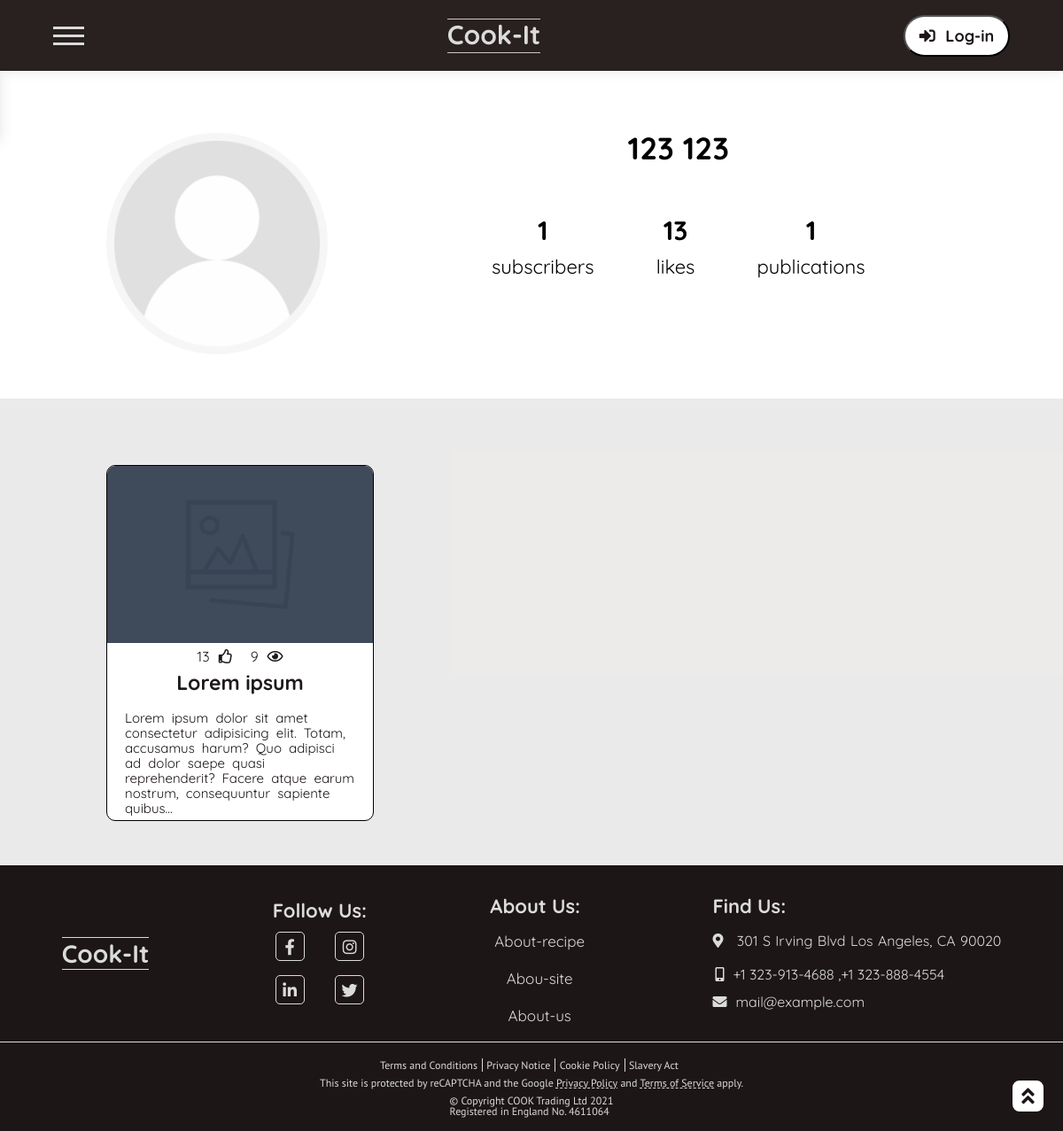
The app's page /users-profile.php?pid=18 with its own data.
### tables this page shows
CREATE TABLE `account` (
  `id` int(11) NOT NULL,
  `name` varchar(255) NOT NULL,
  `surname` varchar(255) NOT NULL,
  `email` varchar(255) NOT NULL,
  `phoneNumber` varchar(255) NOT NULL,
  `subscriber` int(11) NOT NULL,
  `password` varchar(500) NOT NULL
);

CREATE TABLE `post` (
  `id` int(11) NOT NULL,
  `title` varchar(255) NOT NULL,
  `description` text NOT NULL,
  `recipe` text NOT NULL,
  `views` int(11) NOT NULL,
  `likes` int(11) NOT NULL,
  `postNum` int(11) NOT NULL,
  `author_id` int(11) NOT NULL,
  `category_id` int(11) NOT NULL,
  `cover` text DEFAULT NULL
);

### users-profile.php (the view, shortened to what this page needs)
<!DOCTYPE html>
<html lang="en">
<head>
    <?php
        include "components/head.php"
    ?>
</head>
<body>
    <?php
        include "components/header.php"
    ?>
    <?php
        $pid = $_GET['pid'];
        $query = $db->query("SELECT * FROM account WHERE id = $pid");
        $user = $query->fetch_object();
        $sumLikes=$db->query("SELECT SUM(likes) FROM post WHERE author_id=$pid")->fetch_array()[0];
        $sumPosts=$db->query("SELECT SUM(postNum) FROM post WHERE author_id=$pid")->fetch_array()[0];
    ?>
    <section class="profile conteiner indent">
        <div class="info-profile">
            <img src="image/wigets/user-img.png" alt="" class="profile-img">
        </div>
        <div class="profile-data">
            <div class="profile-name">
                <h3><?=$user->name?>    <?=$user->surname?></h3>
            </div>
            <div class="profiler-follower wrap">
                <div class="profile-subscribers" id="btn-open-subscribe">
                    <p id="num-profile-follower"><?=$user->subscriber?></p>
                    <p>subscribers</p>
                </div>
                <div class="profile-likes">
                    <p id="num-profile-follower">
                        <?php
                            if ($sumLikes == 0) {
                                echo "0";
                            } else {
                                echo $sumLikes;
                            }
                        ?>
                    </p>
                    <p>likes</p>
                </div>
                <div class="profile-publications">
                    <p id="num-profile-follower">
                                <?php
                                    if ($sumPosts == 0) {
                                        echo "0";
                                    } else {
                                        echo $sumPosts;
                                    }
                                ?>
                    </p>
                    <p>publications</p>
                </div>
            </div>
        </div>
    </section>
    <section class="conteiner indent posts wrap">
            <?php
                $posts = $db->query("SELECT * FROM post WHERE author_id = $pid;");
                while ($row = $posts->fetch_object()) {
            ?>
        <div class="post">
            <a href="detail.php?pid=<?=$row->id?>">
                <img src="
                <?php
                            if (isset($row->cover)) {
                            ?>
                            <?=$row->cover?>
                            <?php
                                } else {
                            ?>
                            image/posts/template.png
                            <?php
                                }
                            ?>
                "
                    alt="">
            </a>
            <div class="post-recipe">
                <div class="about-posts">
                    <div class="likes-posts"><?=$row->likes?><i class="far fa-thumbs-up"></i></div>
                    <div class="view-posts"><?=$row->views?><i class="far fa-eye"></i></div>
                </div>
                <a href="detail.php?pid=<?=$row->id?>" class="heading-posts"><?= $row->title; ?></a>
                <div class="title-posts">
                    <p><?= substr($row->description, 0, 190) . "..."; ?></p>
                </div>
            </div>
        </div>
        <?php
            }
        ?>
    </section>
</body>
</html>

### css/components/profile.css (style rules this page uses)
.profile { padding-top: 150px; display: flex; justify-content: flex-start; }
.profile-img { width: 250px; height: 250px; border-radius: 50%; margin: auto; }
.profile-data { margin-left: 150px; }
.info-profile { display: flex; flex-direction: column; }
.profile-name h3 { font-size: 35px; font-weight: bold; text-align: center; }
.profile-subscribers { cursor: pointer; }
.profile-subscribers p, .profile-likes p, .profile-publications p { font-size: 22px; }
.profiler-follower div { margin: 60px 35px 0 35px; }
#num-profile-follower { font-size: 30px; font-weight: bold; text-align: center; margin-bottom: 15px; }

### css/components/about.css (style rules this page uses)
.post img { width: 100%; height: 200px; object-fit: cover; }
.post { z-index: 1; width: calc(100% / 3 - 20px); height: 400px; border: 1px #000 solid; border-radius: 10px; overflow: hidden; background-color: #fff; transition: .4s; text-align: center; margin-top: 25px; }
.post a { display: block; overflow: hidden; }
.post img { transition: .4s; }
.about-posts i { margin-left: 10px; }
.about-posts { display: flex; align-items: center; justify-content: center; color: #1f1a1a; }
.about-posts div:not(:last-child) { margin-right: 20px; }
.post-recipe { padding: 5px 10px 10px 10px; }
.heading-posts { color: #1f1a1a; font-size: 23px; font-weight: bold; padding: 10px 10px; }
.title-posts { font-family: "PT Sans"; font-size: 15px; text-align: left; line-height: 17px; word-spacing: 4px; padding: 10px 10px; color: #1d1616; }
.posts { background-color: #140a0015; }

### records on screen
account: name "123", surname "123", subscriber "1"
post: likes "13", views "9", title "Lorem ipsum", description "Lorem ipsum dolor sit amet consectetur adipisicing elit. Totam, accusamus harum? Quo adipisci ad dolor saepe quasi reprehenderit? Facere atque earum nostrum, consequuntur sapiente quibus"

### other values on screen
$sumLikes "13"
$sumPosts "1"
